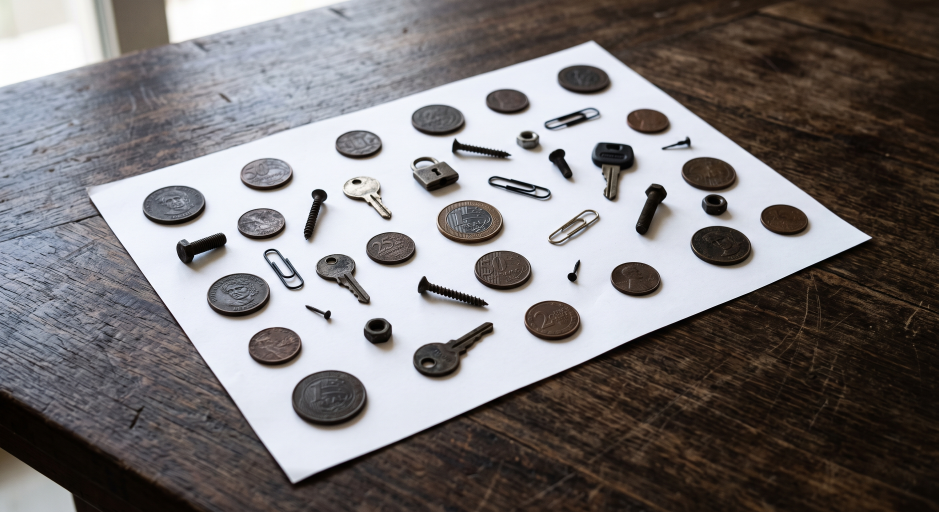
#> input picture data/raw/Exer_1.jpeg, 2816 x 1536 px (shown at 1/3 size)
$ jupyter execute exercicio1_.ipynb
#> lines starting #> are read from the running program, lines starting #| are printed output that depends on the picture; after the words box and inside, x2 and y2 are one past the last pixel; in counts of white or black regions, pixels touching at a corner belong together
# 1- Leitura e Padronização

## Carregando (leitura) da  imagem

[cell 1]
import cv2 as cv
def mostrar_imagem(img):
    cv.imshow("Amostra da imagem",img)
    cv.waitKey(0) #tempo de leitura
    cv.destroyAllWindows()

[cell 2]
#importando bibliotecas
#Leia a imagem original do disco.
#Redimensione a imagem para um tamanho padrão (por exemplo, 800x600) para facilitar o processamento.

import cv2 as cv
import numpy as np
import os

class BandejaProcessor:
    def __init__(self, pasta_saida="pecas", width=800, height=600):
        self.pasta_saida = pasta_saida
        self.width = width
        self.height = height
        os.makedirs(self.pasta_saida, exist_ok=True)

        # Pontos de destino para a bandeja perfeitamente plana
        self.pts_destino = np.float32([
            [0, 0],
            [self.width, 0],
            [0, self.height],
            [self.width, self.height]
        ])

    def _padronizar(self, caminho_imagem):
        # Lê a imagem e redimensiona para o tamanho padrão (800x600)[cite: 1]
        img = cv.imread(caminho_imagem)
        if img is None:
            raise ValueError("Erro ao ler a imagem.")
        return cv.resize(img, (self.width, self.height))

    def _ordenar_pontos(self, pontos):
        rect = np.zeros((4, 2), dtype="float32")
        s = pontos.sum(axis=1)
        rect[0] = pontos[np.argmin(s)]
        rect[2] = pontos[np.argmax(s)]
        diff = np.diff(pontos, axis=1)
        rect[1] = pontos[np.argmin(diff)]
        rect[3] = pontos[np.argmax(diff)]
        return rect

    def _detectar_cantos(self, img_resized):
        """
        AJUSTE 1: Isola o papel branco da mesa de madeira usando Otsu Threshold
        em vez de tentar achar bordas com Canny.
        """


        img_gray = cv.cvtColor(img_resized, cv.COLOR_BGR2GRAY)

        # Blur pesado para suavizar os veios da madeira e os objetos no papel
        img_blur = cv.GaussianBlur(img_gray, (11, 11), 0)

        # Usa Limiarização de Otsu para separar perfeitamente o branco do escuro
        _, mask_papel = cv.threshold(img_blur, 0, 255, cv.THRESH_BINARY + cv.THRESH_OTSU)

        # Encontra o maior contorno (que será a folha de papel)
        contornos, _ = cv.findContours(mask_papel, cv.RETR_EXTERNAL, cv.CHAIN_APPROX_SIMPLE)
        contorno_maior = max(contornos, key=cv.contourArea)

        perimetro = cv.arcLength(contorno_maior, True)
        aproximacao = cv.approxPolyDP(contorno_maior, 0.02 * perimetro, True)

        if len(aproximacao) == 4:
            return self._ordenar_pontos(aproximacao.reshape(4, 2))

        # Fallback se algo der muito errado
        print("Aviso: Papel não detectado. Usando pontos de fallback.")
        return np.float32([[100, 150], [700, 150], [50, 500], [750, 500]])

    def _corrigir_perspectiva(self, img_resized, pts_origem):
        # Realiza o warp perspective (envelopamento) com os 4 pontos detectados[cite: 1]
        matriz = cv.getPerspectiveTransform(pts_origem, self.pts_destino)
        return cv.warpPerspective(img_resized, matriz, (self.width, self.height))

    def _pre_processar(self, img_warped):
        """
        AJUSTE 2: Inversão de cores para atender ao PDF.
        """
        # Converte a imagem envelopada para Tons de Cinza[cite: 1]
        img_gray = cv.cvtColor(img_warped, cv.COLOR_BGR2GRAY)

        # Aplica um desfoque suave para remover ruídos na superfície das peças[cite: 1]
        img_blur = cv.GaussianBlur(img_gray, (5, 5), 0)

        # Aplica limiar para criar máscara binária (fundo preto e objetos brancos)[cite: 1]
        # Como o fundo é branco e as peças são escuras, usamos THRESH_BINARY_INV com Otsu.
        _, mask = cv.threshold(img_blur, 0, 255, cv.THRESH_BINARY_INV + cv.THRESH_OTSU)
        return img_gray, mask

    def _aplicar_morfologia(self, mask):
        # Operações morfológicas para limpar a máscara[cite: 1]
        kernel = cv.getStructuringElement(cv.MORPH_RECT, (5, 5))

        # Abertura (Opening) remove sujeiras externas do papel (ruídos isolados)[cite: 1]
        mask_limpa = cv.morphologyEx(mask, cv.MORPH_OPEN, kernel)

        # Fechamento (Closing) preenche buracos e reflexos de luz dentro das peças[cite: 1]
        mask_limpa = cv.morphologyEx(mask_limpa, cv.MORPH_CLOSE, kernel)
        return mask_limpa

    def _extrair_e_salvar(self, caminho_imagem, img_warped, img_gray, mask):
        # Encontra os contornos na máscara morfológica limpa[cite: 1]
        contornos, _ = cv.findContours(mask, cv.RETR_EXTERNAL, cv.CHAIN_APPROX_SIMPLE)
        nome_base = os.path.splitext(os.path.basename(caminho_imagem))[0]

        img_visualizacao = img_gray.copy()

        for i, contorno in enumerate(contornos):
            # Filtro rigoroso: Ignora ruídos menores que 300 pixels
            if cv.contourArea(contorno) < 300:
                continue

            # Desenha retângulo delimitador (Bounding Box) na imagem cinza[cite: 1]
            x, y, w, h = cv.boundingRect(contorno)
            cv.rectangle(img_visualizacao, (x, y), (x+w, y+h), (255, 255, 255), 2)

            # Recorta a região de cada peça e salva o arquivo[cite: 1]
            peca_recorte = img_warped[y:y+h, x:x+w]
            nome_arquivo = f"{nome_base}_peca_{i+1}.jpg"
            cv.imwrite(os.path.join(self.pasta_saida, nome_arquivo), peca_recorte)

    def processar_imagem(self, caminho_imagem):
        """Orquestrador do pipeline.."""
        img_resized = self._padronizar(caminho_imagem)
#> in _padronizar, img is the input picture: shape (1536, 2816, 3); mean B, G, R 119.1, 118.4, 122.4
#> in _padronizar, `return cv.resize(img, (self.width, self.height))`:
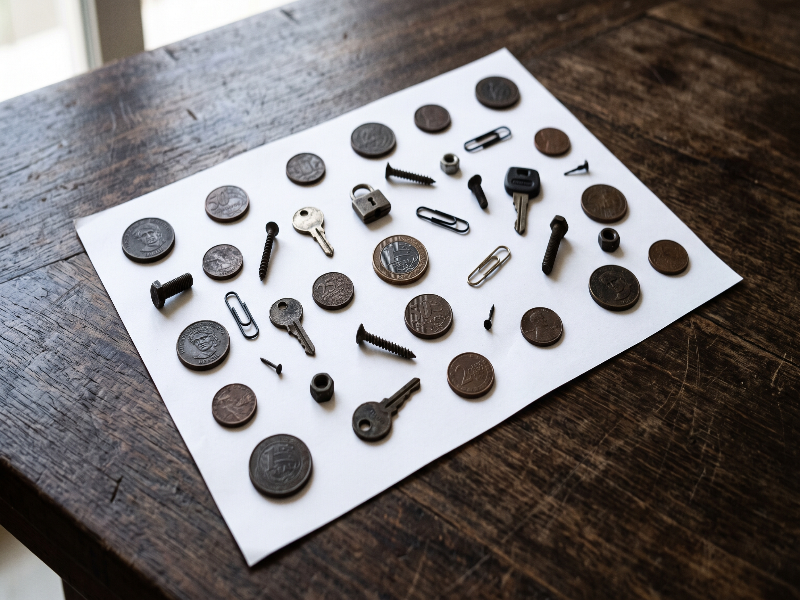
#> returned value: shape (600, 800, 3); mean of channels 0, 1, 2 119, 118.3, 122.3; drawn as B, G, R
        pts_origem = self._detectar_cantos(img_resized)
#> in _detectar_cantos, `img_blur = cv.GaussianBlur(img_gray, (11, 11), 0)`:
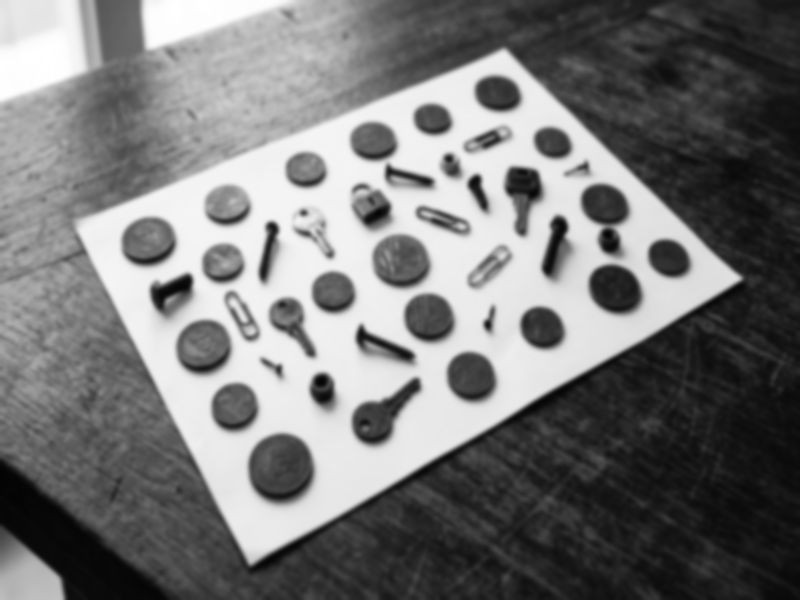
#> img_blur: shape (600, 800); min 3, max 255, mean 119.6
#> in _detectar_cantos, `_, mask_papel = cv.threshold(img_blur, 0, 255, cv.THRESH_BINARY + cv.T..`:
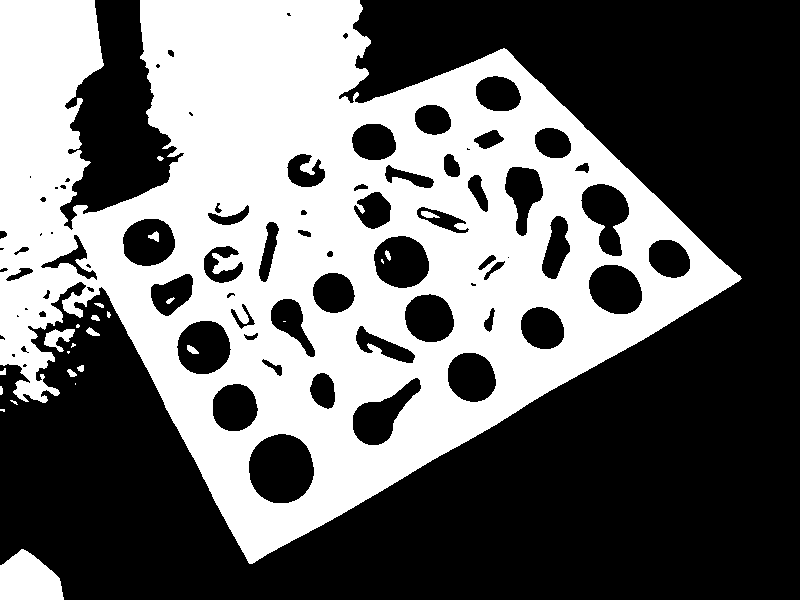
#> mask_papel: shape (600, 800); 42% white; 25 white regions (8 under 20 px)
#> in _detectar_cantos, `contornos, _ = cv.findContours(mask_papel, cv.RETR_EXTERNAL, cv.CHAIN_..`: contornos = 18 contours, 10 with area under 20; largest, box (x1, y1, x2, y2) and area: (0, 0, 742, 564) 240393, (0, 549, 64, 600) 2330, (44, 329, 75, 352) 311, (86, 327, 100, 336) 52, (67, 369, 77, 377) 36, (91, 315, 100, 321) 28, (77, 365, 84, 372) 26, (0, 368, 6, 375) 20
#> in _detectar_cantos, `contorno_maior = max(contornos, key=cv.contourArea)`: contorno_maior = contour of 1603 points, box (x1, y1, x2, y2) (0, 0, 742, 564), area 240393
#> in _detectar_cantos, `perimetro = cv.arcLength(contorno_maior, True)`: perimetro = 3781.6
#> in _detectar_cantos, `aproximacao = cv.approxPolyDP(contorno_maior, 0.02 * perimetro, True)`: aproximacao = contour of 12 points, box (x1, y1, x2, y2) (0, 0, 742, 564), area 237140
#> pts_origem = [[100, 150], [700, 150], [50, 500], [750, 500]]
        img_warped = self._corrigir_perspectiva(img_resized, pts_origem)
#> in _corrigir_perspectiva, `matriz = cv.getPerspectiveTransform(pts_origem, self.pts_destino)`: matriz = [[1.44, 0.205, -174.4], [3.79e-17, 2.15, -323.1], [9.97e-20, 0.000513, 1]]
#> in _corrigir_perspectiva, `return cv.warpPerspective(img_resized, matriz, (self.width, self.heigh..`:
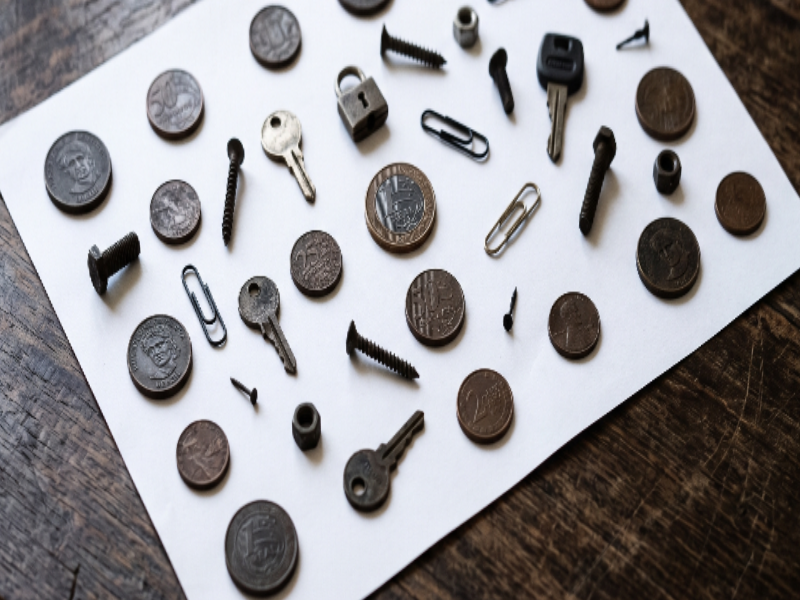
#> returned value: shape (600, 800, 3); mean of channels 0, 1, 2 153.1, 150, 151.9; drawn as B, G, R
        img_gray, mask = self._pre_processar(img_warped)
#> in _pre_processar, `_, mask = cv.threshold(img_blur, 0, 255, cv.THRESH_BINARY_INV + cv.THR..`:
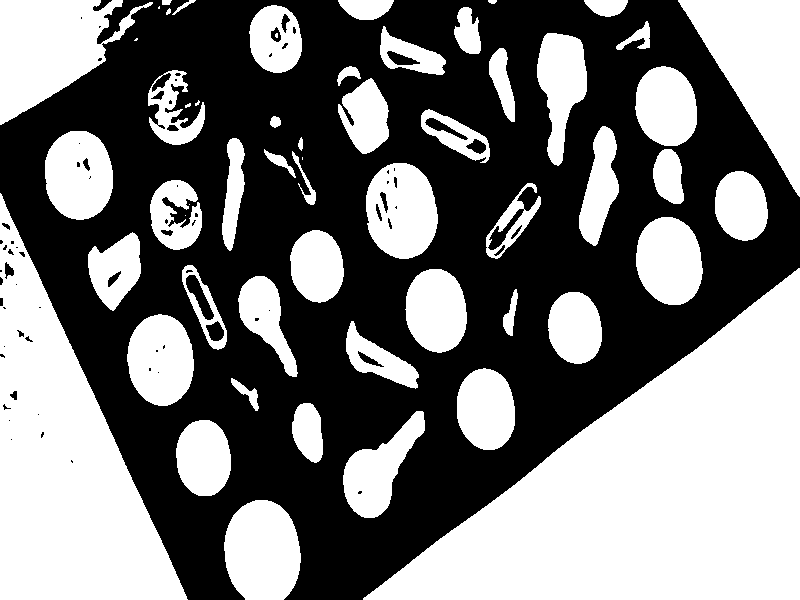
#> mask: shape (600, 800); 47.1% white; 57 white regions (8 under 20 px), largest, box (x1, y1, x2, y2) and area: (363, 268, 800, 600) 72948, (0, 193, 188, 600) 38117, (678, 0, 800, 197) 12068
        mask_limpa = self._aplicar_morfologia(mask)
#> in _aplicar_morfologia, `mask_limpa = cv.morphologyEx(mask, cv.MORPH_OPEN, kernel)`: mask_limpa: shape (600, 800); 46.5% white; 59 white regions (1 under 20 px), largest, box (x1, y1, x2, y2) and area: (364, 269, 800, 600) 72944, (0, 196, 187, 600) 38017, (679, 0, 800, 195) 12063
#> in _aplicar_morfologia, `mask_limpa = cv.morphologyEx(mask_limpa, cv.MORPH_CLOSE, kernel)`:
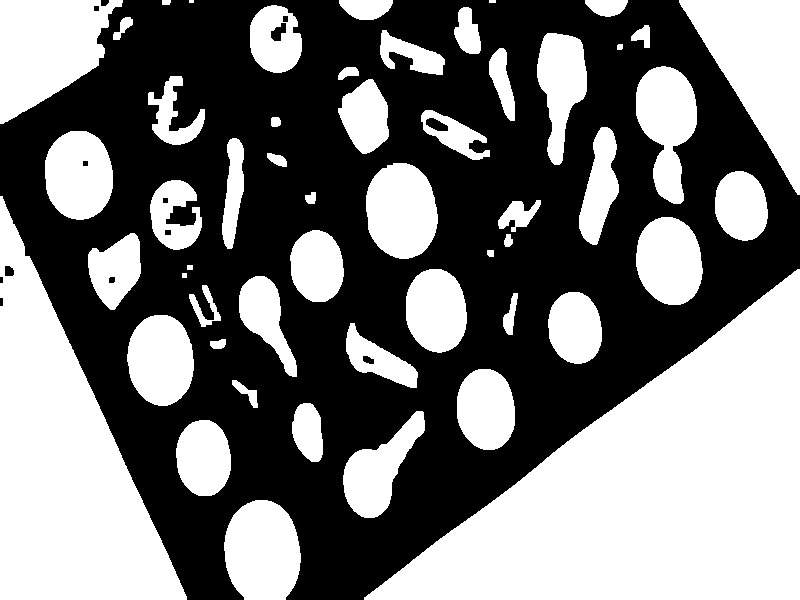
#> mask_limpa: shape (600, 800); 46.8% white; 53 white regions (1 under 20 px)
        self._extrair_e_salvar(caminho_imagem, img_warped, img_gray, mask_limpa)
#> in _extrair_e_salvar, `contornos, _ = cv.findContours(mask, cv.RETR_EXTERNAL, cv.CHAIN_APPROX..`: contornos = 53 contours, 3 with area under 20; largest, box (x1, y1, x2, y2) and area: (364, 269, 800, 600) 72342, (0, 196, 187, 600) 37924, (679, 0, 800, 195) 11807, (0, 0, 123, 124) 9751, (224, 500, 301, 600) 6138
#> the loop in _extrair_e_salvar, `for i, contorno in enumerate(contornos):` made 53 passes
#> (x, y, w, h, nome_arquivo) on passes 1, 2, 3, 4, 6, 8, 9, 11, 12, 13, 15, 16: (224, 500, 77, 100, 'Exer_1_peca_1.jpg'), (176, 420, 55, 76, 'Exer_1_peca_2.jpg'), (343, 411, 82, 107, 'Exer_1_peca_3.jpg'), (292, 403, 31, 59, 'Exer_1_peca_4.jpg'), (457, 369, 58, 81, 'Exer_1_peca_6.jpg'), (346, 323, 72, 65, 'Exer_1_peca_8.jpg'), (127, 315, 67, 91, 'Exer_1_peca_9.jpg'), (548, 292, 54, 72, 'Exer_1_peca_11.jpg'), (189, 285, 32, 42, 'Exer_1_peca_12.jpg'), (239, 276, 58, 101, 'Exer_1_peca_13.jpg'), (364, 269, 436, 331, 'Exer_1_peca_15.jpg'), (406, 269, 61, 84, 'Exer_1_peca_16.jpg')
#> contorno on passes 14, 17, 49, 51: [[182, 273], [182, 277], [186, 277], [186, 273]], [[187, 265], [187, 269], [192, 269], [192, 265]], [[489, 0], [489, 2], [495, 2], [495, 0]], [[189, 0], [189, 2], [193, 2], [193, 0]]
#> pass 1, in _extrair_e_salvar, `peca_recorte = img_warped[y:y+h, x:x+w]`:
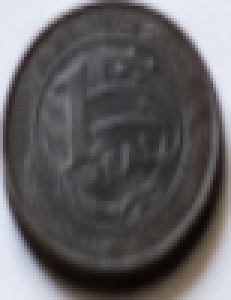
#> peca_recorte: shape (100, 77, 3) (shown 3 times larger); mean of channels 0, 1, 2 96.8, 94.8, 97.1; drawn as B, G, R
#> pass 2, in _extrair_e_salvar, `peca_recorte = img_warped[y:y+h, x:x+w]`:
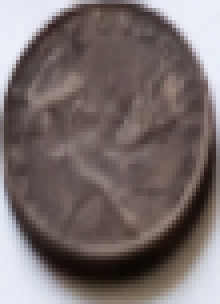
#> peca_recorte: shape (76, 55, 3) (shown 4 times larger); mean of channels 0, 1, 2 107.6, 108.7, 119.7; drawn as B, G, R
#> pass 3, in _extrair_e_salvar, `peca_recorte = img_warped[y:y+h, x:x+w]`:
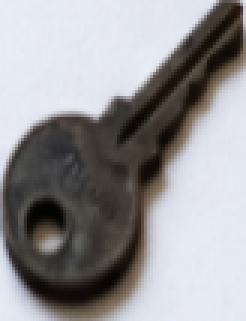
#> peca_recorte: shape (107, 82, 3) (shown 3 times larger); mean of channels 0, 1, 2 152.2, 149.5, 150.7; drawn as B, G, R
#> after the loop in _extrair_e_salvar, `for i, contorno in enumerate(contornos):`:
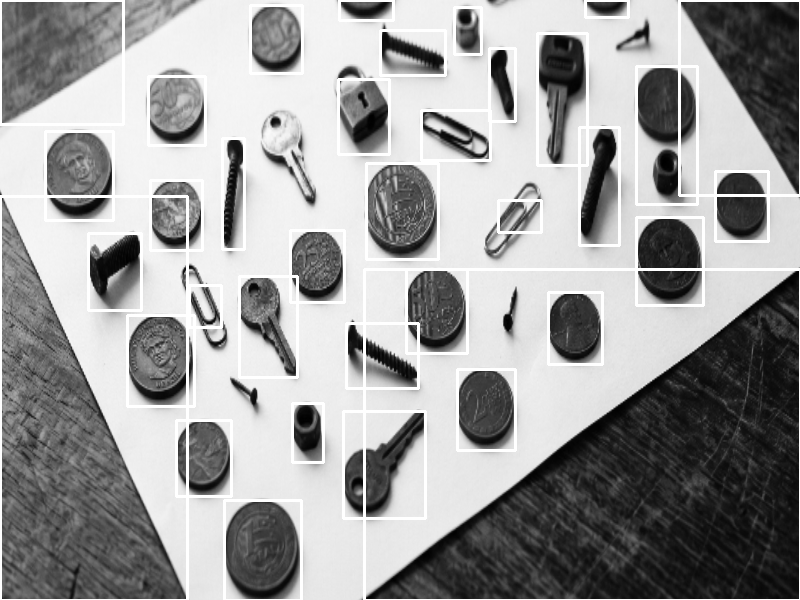
#> img_visualizacao: shape (600, 800); min 0, max 255, mean 155.4
        return True

$ run again, with data/raw/Exer_2.jpeg copied over data/raw/Exer_1.jpeg
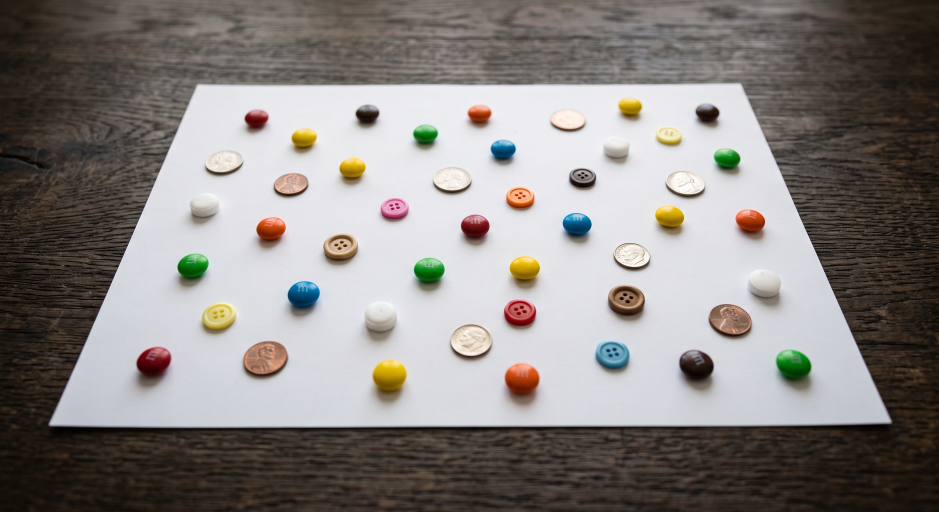
#> input picture data/raw/Exer_2.jpeg, 2816 x 1536 px (shown at 1/3 size)
#> in _padronizar, img is the input picture: shape (1536, 2816, 3); mean B, G, R 128.8, 131.8, 136.5
#> in _detectar_cantos, `_, mask_papel = cv.threshold(img_blur, 0, 255, cv.THRESH_BINARY + cv.T..`:
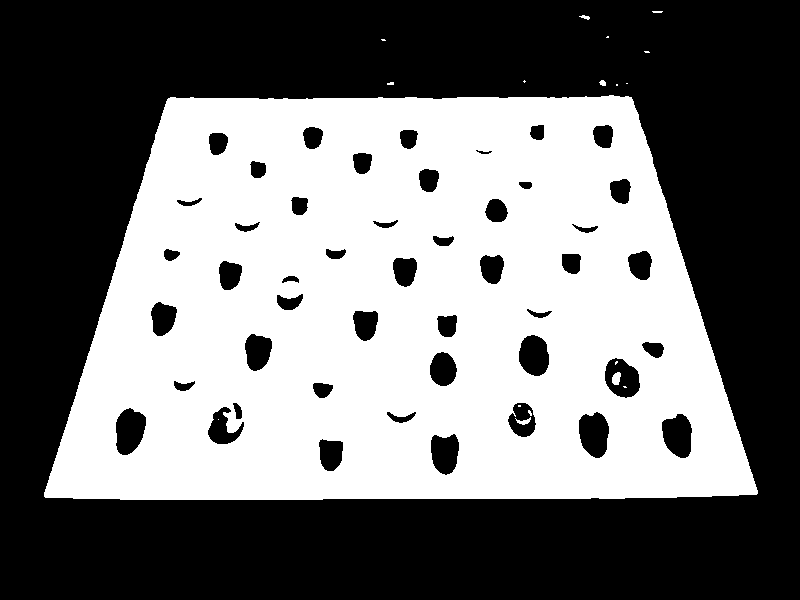
#> mask_papel: shape (600, 800); 45.4% white; 18 white regions (12 under 20 px)
#> in _detectar_cantos, `contornos, _ = cv.findContours(mask_papel, cv.RETR_EXTERNAL, cv.CHAIN_..`: contornos = 11 contours, 9 with area under 20; largest, box (x1, y1, x2, y2) and area: (44, 95, 758, 500) 236012, (599, 80, 606, 86) 22
#> contorno_maior = contour of 593 points, box (x1, y1, x2, y2) (44, 95, 758, 500), area 236012
#> perimetro = 2092.6
#> aproximacao = [[757, 490], [631, 97], [170, 97], [44, 496]]
#> s = [1247, 728, 267, 540]
#> diff = [-267, -534, -73, 452]
#> pts_origem = [[170, 97], [631, 97], [757, 490], [44, 496]]
#> matriz = [[1.06, -1.58, -26.57], [0, -1.44, 139.3], [-1.3e-05, -0.00394, 1]]
#> mask: shape (600, 800); 73.8% white; 80 black regions (48 under 20 px), largest, box (x1, y1, x2, y2) and area: (0, 0, 800, 142) 111114, (247, 545, 539, 589) 5386, (0, 591, 800, 600) 5199
#> in _extrair_e_salvar, `contornos, _ = cv.findContours(mask, cv.RETR_EXTERNAL, cv.CHAIN_APPROX..`: contornos = 17 contours, 1 with area under 20; largest, box (x1, y1, x2, y2) and area: (0, 96, 800, 597) 348374, (387, 576, 505, 594) 846, (305, 584, 344, 593) 230, (262, 568, 274, 593) 124, (364, 573, 384, 583) 124
#> the loop in _extrair_e_salvar, `for i, contorno in enumerate(contornos):` made 17 passes
#> contorno on passes 1, 3, 11: [[354, 588], [354, 592], [358, 592], [358, 588]], [[240, 587], [240, 591], [248, 591], [248, 587]], [[349, 561], [349, 567], [354, 567], [354, 561]]
#> after the loop in _extrair_e_salvar, `for i, contorno in enumerate(contornos):`:
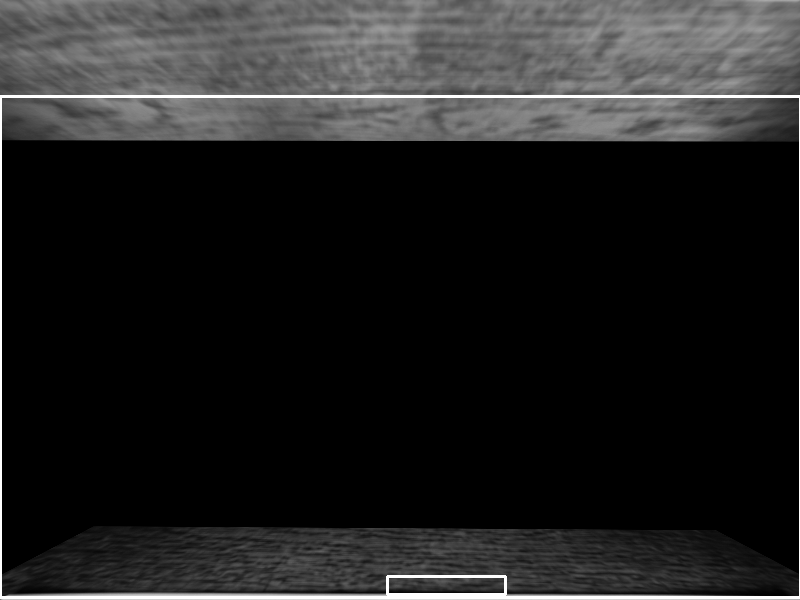
#> img_visualizacao: shape (600, 800); min 0, max 255, mean 33.3
